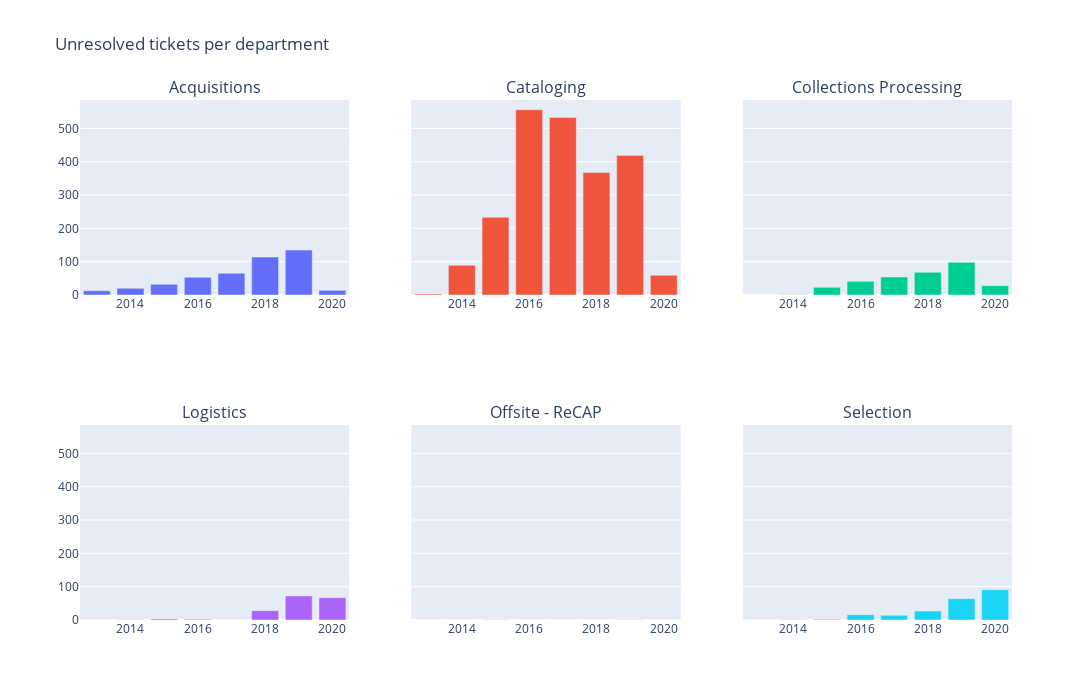

Here is the notebook cell this chart was saved with:
### Code cell
fig.update_layout(
    title_text='Unresolved tickets per department',
    showlegend=False,
    height=700, width=1200)
fig.show()

### Figure 1 — Plotly figure (JSON) as saved in the notebook; plotly's stock layout.template omitted (floating-point values rounded to 4 significant figures)
{"data": [{"name": "Acquisitions", "type": "bar", "x": [2013, 2014, 2015, 2016, 2017, 2018, 2019, 2020], "xaxis": "x", "y": [13, 20, 32, 53, 65, 114, 135, 14], "yaxis": "y"}, {"name": "Cataloging", "type": "bar", "x": [2013, 2014, 2015, 2016, 2017, 2018, 2019, 2020], "xaxis": "x2", "y": [3, 89, 233, 556, 533, 368, 419, 59], "yaxis": "y2"}, {"name": "Collections Processing", "type": "bar", "x": [2013, 2014, 2015, 2016, 2017, 2018, 2019, 2020], "xaxis": "x3", "y": [0, 1, 23, 41, 54, 68, 98, 28], "yaxis": "y3"}, {"name": "Logistics", "type": "bar", "x": [2013, 2014, 2015, 2016, 2017, 2018, 2019, 2020], "xaxis": "x4", "y": [0, 1, 3, 2, 0, 28, 72, 67], "yaxis": "y4"}, {"name": "Offsite - ReCAP", "type": "bar", "x": [2013, 2014, 2015, 2016, 2017, 2018, 2019, 2020], "xaxis": "x5", "y": [0, 0, 1, 0, 0, 0, 1, 0], "yaxis": "y5"}, {"name": "Selection", "type": "bar", "x": [2013, 2014, 2015, 2016, 2017, 2018, 2019, 2020], "xaxis": "x6", "y": [0, 1, 2, 16, 14, 27, 64, 91], "yaxis": "y6"}], "layout": {"annotations": [{"font": {"size": 16}, "showarrow": false, "text": "Acquisitions", "x": 0.1444, "xanchor": "center", "xref": "paper", "y": 1, "yanchor": "bottom", "yref": "paper"}, {"font": {"size": 16}, "showarrow": false, "text": "Cataloging", "x": 0.5, "xanchor": "center", "xref": "paper", "y": 1, "yanchor": "bottom", "yref": "paper"}, {"font": {"size": 16}, "showarrow": false, "text": "Collections Processing", "x": 0.8556, "xanchor": "center", "xref": "paper", "y": 1, "yanchor": "bottom", "yref": "paper"}, {"font": {"size": 16}, "showarrow": false, "text": "Logistics", "x": 0.1444, "xanchor": "center", "xref": "paper", "y": 0.375, "yanchor": "bottom", "yref": "paper"}, {"font": {"size": 16}, "showarrow": false, "text": "Offsite - ReCAP", "x": 0.5, "xanchor": "center", "xref": "paper", "y": 0.375, "yanchor": "bottom", "yref": "paper"}, {"font": {"size": 16}, "showarrow": false, "text": "Selection", "x": 0.8556, "xanchor": "center", "xref": "paper", "y": 0.375, "yanchor": "bottom", "yref": "paper"}], "height": 700, "showlegend": false, "title": {"text": "Unresolved tickets per department"}, "width": 1200, "xaxis": {"anchor": "y", "autorange": true, "domain": [0, 0.2889], "range": [2012.0, 2020.0], "type": "linear"}, "xaxis2": {"anchor": "y2", "autorange": true, "domain": [0.3556, 0.6444], "range": [2012.0, 2020.0], "type": "linear"}, "xaxis3": {"anchor": "y3", "autorange": true, "domain": [0.7111, 1], "range": [2012.0, 2020.0], "type": "linear"}, "xaxis4": {"anchor": "y4", "autorange": true, "domain": [0, 0.2889], "range": [2012.0, 2020.0], "type": "linear"}, "xaxis5": {"anchor": "y5", "autorange": true, "domain": [0.3556, 0.6444], "range": [2012.0, 2020.0], "type": "linear"}, "xaxis6": {"anchor": "y6", "autorange": true, "domain": [0.7111, 1], "range": [2012.0, 2020.0], "type": "linear"}, "yaxis": {"anchor": "x", "autorange": true, "domain": [0.625, 1], "matches": "y4", "range": [0, 585.3], "type": "linear"}, "yaxis2": {"anchor": "x2", "autorange": true, "domain": [0.625, 1], "matches": "y4", "range": [0, 585.3], "showticklabels": false, "type": "linear"}, "yaxis3": {"anchor": "x3", "autorange": true, "domain": [0.625, 1], "matches": "y4", "range": [0, 585.3], "showticklabels": false, "type": "linear"}, "yaxis4": {"anchor": "x4", "autorange": true, "domain": [0, 0.375], "range": [0, 585.3], "type": "linear"}, "yaxis5": {"anchor": "x5", "autorange": true, "domain": [0, 0.375], "matches": "y4", "range": [0, 585.3], "showticklabels": false, "type": "linear"}, "yaxis6": {"anchor": "x6", "autorange": true, "domain": [0, 0.375], "matches": "y4", "range": [0, 585.3], "showticklabels": false, "type": "linear"}}}
